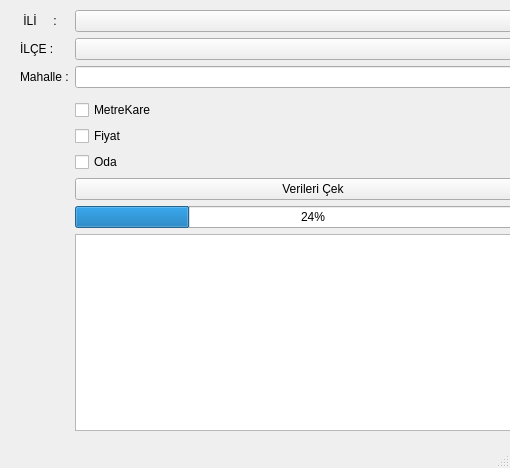
<?xml version="1.0" encoding="UTF-8"?>
<ui version="4.0">
 <class>MainWindow</class>
 <widget class="QMainWindow" name="MainWindow">
  <property name="geometry">
   <rect>
    <x>0</x>
    <y>0</y>
    <width>510</width>
    <height>468</height>
   </rect>
  </property>
  <property name="windowTitle">
   <string>MainWindow</string>
  </property>
  <widget class="QWidget" name="centralwidget">
   <widget class="QWidget" name="formLayoutWidget">
    <property name="geometry">
     <rect>
      <x>20</x>
      <y>10</y>
      <width>531</width>
      <height>421</height>
     </rect>
    </property>
    <layout class="QFormLayout" name="formLayout">
     <item row="0" column="0">
      <widget class="QLabel" name="label">
       <property name="text">
        <string> İLİ     :</string>
       </property>
      </widget>
     </item>
     <item row="0" column="1">
      <widget class="QComboBox" name="comboBox"/>
     </item>
     <item row="1" column="0">
      <widget class="QLabel" name="label_2">
       <property name="text">
        <string>İLÇE :</string>
       </property>
      </widget>
     </item>
     <item row="1" column="1">
      <widget class="QComboBox" name="comboBox_2"/>
     </item>
     <item row="2" column="0">
      <widget class="QLabel" name="label_3">
       <property name="text">
        <string>Mahalle :</string>
       </property>
      </widget>
     </item>
     <item row="2" column="1">
      <widget class="QLineEdit" name="lineEdit"/>
     </item>
     <item row="3" column="1">
      <layout class="QHBoxLayout" name="horizontalLayout_2"/>
     </item>
     <item row="4" column="1">
      <widget class="QCheckBox" name="checkBox">
       <property name="text">
        <string>MetreKare</string>
       </property>
      </widget>
     </item>
     <item row="5" column="1">
      <widget class="QCheckBox" name="checkBox_2">
       <property name="text">
        <string>Fiyat</string>
       </property>
      </widget>
     </item>
     <item row="6" column="1">
      <widget class="QCheckBox" name="checkBox_3">
       <property name="text">
        <string>Oda</string>
       </property>
      </widget>
     </item>
     <item row="7" column="1">
      <widget class="QPushButton" name="pushButton">
       <property name="text">
        <string>Verileri Çek</string>
       </property>
      </widget>
     </item>
     <item row="8" column="1">
      <widget class="QProgressBar" name="progressBar">
       <property name="value">
        <number>24</number>
       </property>
      </widget>
     </item>
     <item row="9" column="1">
      <widget class="QListWidget" name="listWidget"/>
     </item>
    </layout>
   </widget>
  </widget>
  <widget class="QMenuBar" name="menubar">
   <property name="geometry">
    <rect>
     <x>0</x>
     <y>0</y>
     <width>510</width>
     <height>21</height>
    </rect>
   </property>
  </widget>
  <widget class="QStatusBar" name="statusbar"/>
 </widget>
 <resources/>
 <connections/>
</ui>
